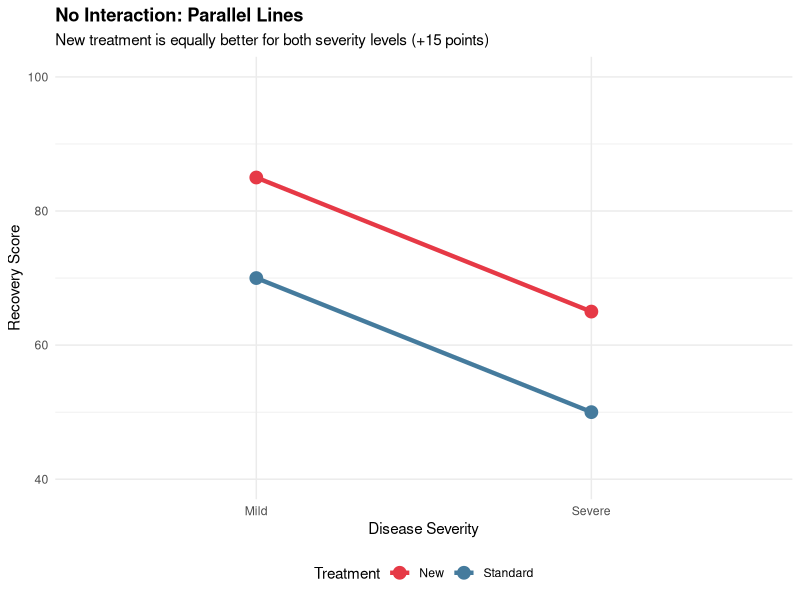
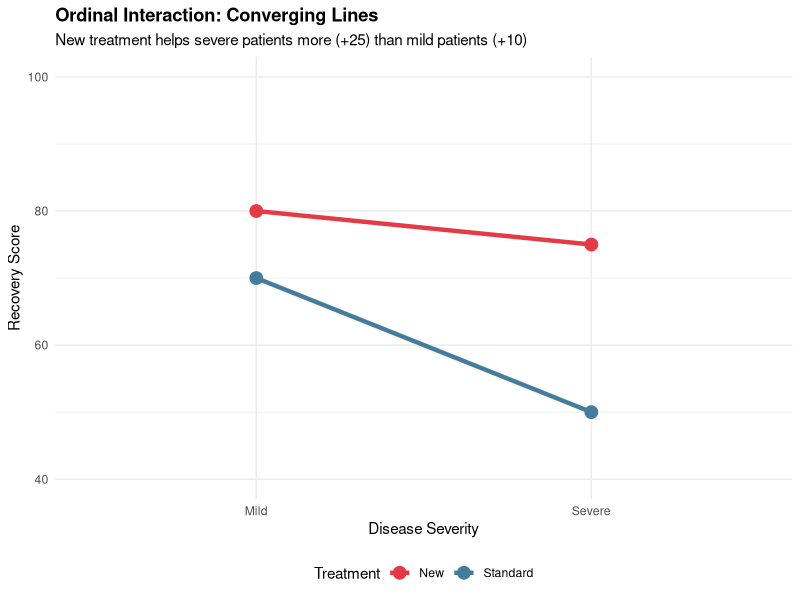
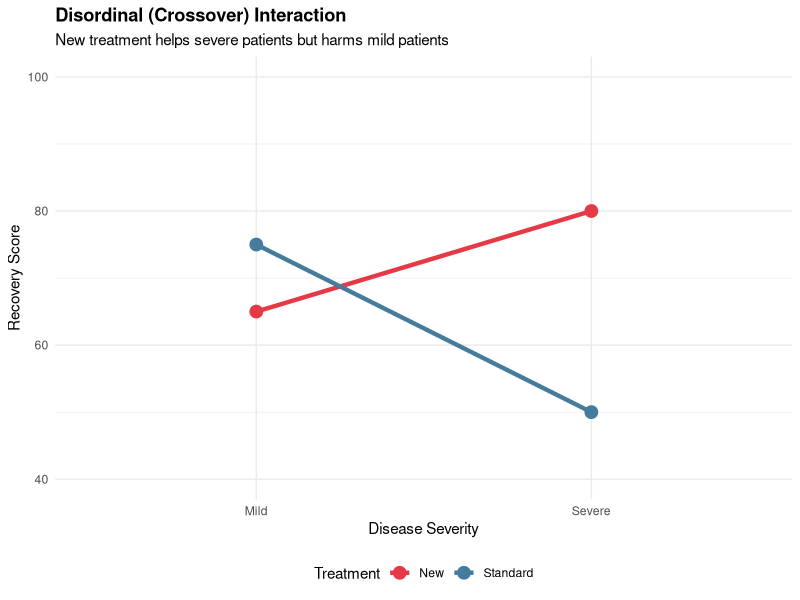
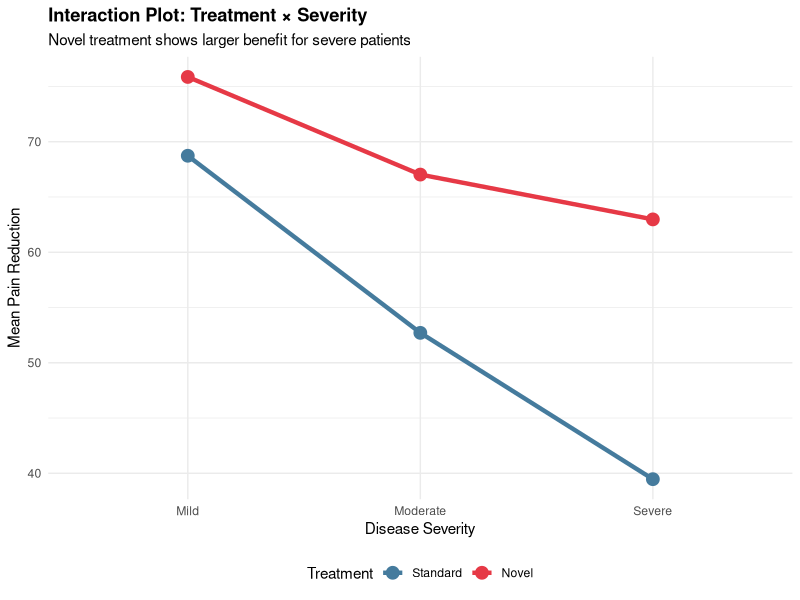
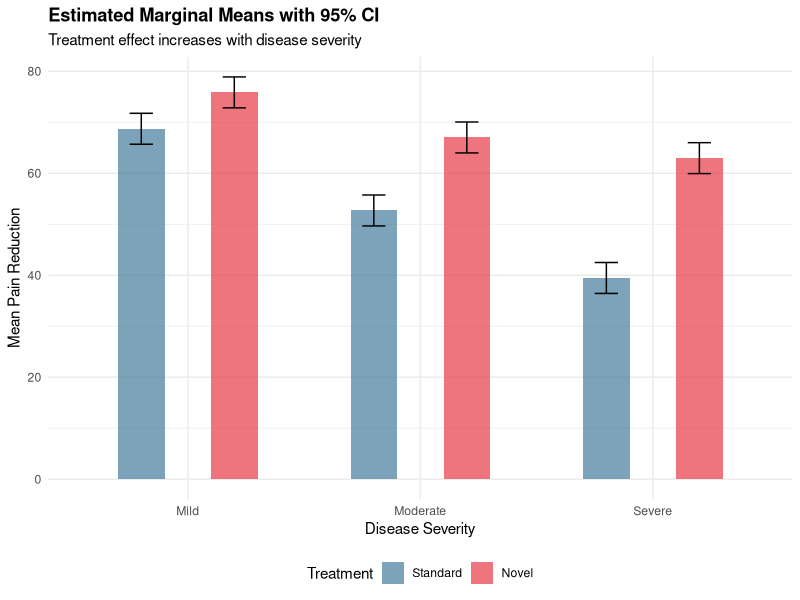
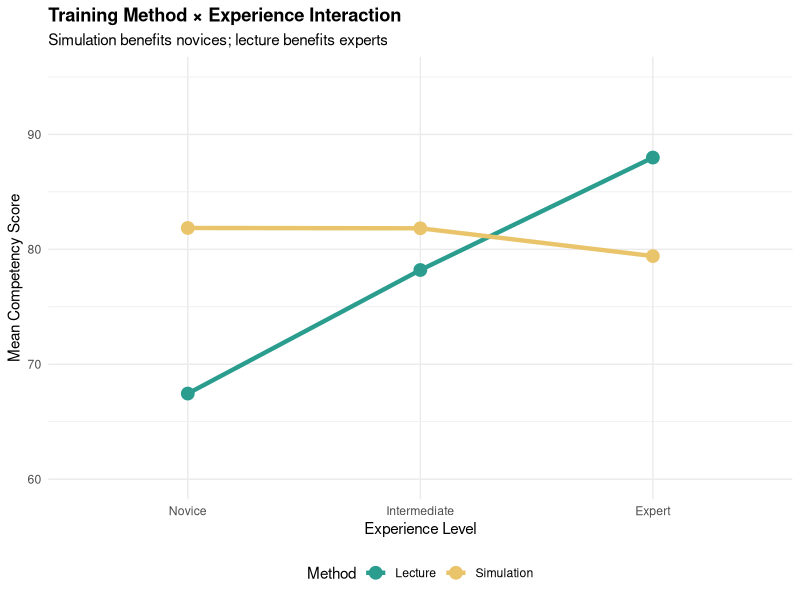
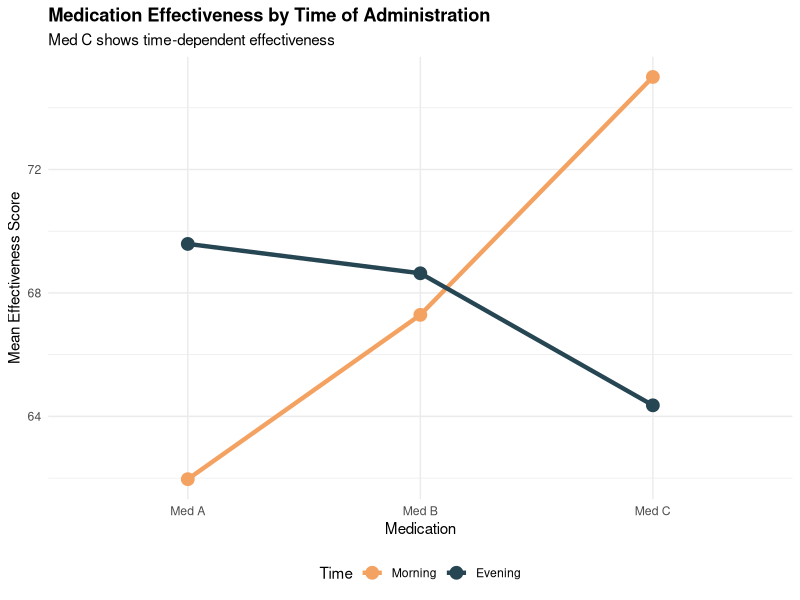

Here is the R script that generated these plots, in order: (Note: this script raises an error after producing the figures.)
## ---- chunk 1
#| label: setup
#| include: false
library(ggplot2)
library(dplyr)
library(tidyr)
library(parameters)
library(emmeans)
library(gridExtra)
set.seed(2026)
## ---- chunk 2
#| label: no-interaction
#| echo: false
#| fig-width: 6
#| fig-height: 4

# Create data for no interaction
no_int <- data.frame(
  Treatment = rep(c("Standard", "New"), each = 2),
  Severity = rep(c("Mild", "Severe"), 2),
  Outcome = c(70, 50, 85, 65)
)

ggplot(no_int, aes(x = Severity, y = Outcome, color = Treatment, group = Treatment)) +
  geom_line(linewidth = 1.5) +
  geom_point(size = 4) +
  scale_color_manual(values = c("#E63946", "#457B9D")) +
  labs(title = "No Interaction: Parallel Lines",
       subtitle = "New treatment is equally better for both severity levels (+15 points)",
       x = "Disease Severity", y = "Recovery Score") +
  coord_cartesian(ylim = c(40, 100)) +
  theme_minimal() +
  theme(plot.title = element_text(face = "bold"),
        legend.position = "bottom")
## ---- chunk 3
#| label: ordinal-interaction
#| echo: false
#| fig-width: 6
#| fig-height: 4

# Create data for ordinal interaction
ord_int <- data.frame(
  Treatment = rep(c("Standard", "New"), each = 2),
  Severity = rep(c("Mild", "Severe"), 2),
  Outcome = c(70, 50, 80, 75)
)

ggplot(ord_int, aes(x = Severity, y = Outcome, color = Treatment, group = Treatment)) +
  geom_line(linewidth = 1.5) +
  geom_point(size = 4) +
  scale_color_manual(values = c("#E63946", "#457B9D")) +
  labs(title = "Ordinal Interaction: Converging Lines",
       subtitle = "New treatment helps severe patients more (+25) than mild patients (+10)",
       x = "Disease Severity", y = "Recovery Score") +
  coord_cartesian(ylim = c(40, 100)) +
  theme_minimal() +
  theme(plot.title = element_text(face = "bold"),
        legend.position = "bottom")
## ---- chunk 4
#| label: crossover-interaction
#| echo: false
#| fig-width: 6
#| fig-height: 4

# Create data for crossover interaction
cross_int <- data.frame(
  Treatment = rep(c("Standard", "New"), each = 2),
  Severity = rep(c("Mild", "Severe"), 2),
  Outcome = c(75, 50, 65, 80)
)

ggplot(cross_int, aes(x = Severity, y = Outcome, color = Treatment, group = Treatment)) +
  geom_line(linewidth = 1.5) +
  geom_point(size = 4) +
  scale_color_manual(values = c("#E63946", "#457B9D")) +
  labs(title = "Disordinal (Crossover) Interaction",
       subtitle = "New treatment helps severe patients but harms mild patients",
       x = "Disease Severity", y = "Recovery Score") +
  coord_cartesian(ylim = c(40, 100)) +
  theme_minimal() +
  theme(plot.title = element_text(face = "bold"),
        legend.position = "bottom")
## ---- chunk 5
#| label: between-example1

# Pain reduction scores for 2 treatments × 3 severity levels
# 15 patients per cell = 90 total
n_per_cell <- 15

# Generate data with interaction effect
# Novel treatment works better for severe patients
set.seed(2026)

pain_data <- expand.grid(
  treatment = c("Standard", "Novel"),
  severity = c("Mild", "Moderate", "Severe"),
  subject = 1:n_per_cell
) %>%
  mutate(
    # Base effect of severity (less reduction for more severe)
    base = case_when(
      severity == "Mild" ~ 70,
      severity == "Moderate" ~ 55,
      severity == "Severe" ~ 40
    ),
    # Treatment effect varies by severity (interaction)
    treatment_effect = case_when(
      treatment == "Standard" ~ 0,
      treatment == "Novel" & severity == "Mild" ~ 5,
      treatment == "Novel" & severity == "Moderate" ~ 12,
      treatment == "Novel" & severity == "Severe" ~ 22
    ),
    # Add random error
    pain_reduction = base + treatment_effect + rnorm(n(), 0, 6)
  ) %>%
  mutate(
    severity = factor(severity, levels = c("Mild", "Moderate", "Severe")),
    treatment = factor(treatment, levels = c("Standard", "Novel"))
  )
## ---- chunk 6
#| echo: false
# Summary statistics
summary_pain <- pain_data %>%
  group_by(treatment, severity) %>%
  summarise(
    n = n(),
    mean = round(mean(pain_reduction), 1),
    sd = round(sd(pain_reduction), 1),
    .groups = "drop"
  ) %>%
  pivot_wider(names_from = severity, values_from = c(mean, sd, n))

pain_summary <- pain_data %>%
  group_by(treatment, severity) %>%
  summarise(mean = round(mean(pain_reduction), 1),
            sd = round(sd(pain_reduction), 1),
            .groups = "drop")

knitr::kable(pain_summary,
             col.names = c("Treatment", "Severity", "Mean", "SD"),
             caption = "Pain Reduction Scores by Treatment and Severity")
## ---- chunk 7
#| label: between-viz1
#| echo: false
#| fig-width: 6
#| fig-height: 4

# Interaction plot
p1 <- pain_data %>%
  group_by(treatment, severity) %>%
  summarise(mean = mean(pain_reduction), .groups = "drop") %>%
  ggplot(aes(x = severity, y = mean, color = treatment, group = treatment)) +
  geom_line(linewidth = 1.5) +
  geom_point(size = 4) +
  scale_color_manual(values = c("#457B9D", "#E63946")) +
  labs(title = "Interaction Plot: Treatment × Severity",
       subtitle = "Novel treatment shows larger benefit for severe patients",
       x = "Disease Severity", y = "Mean Pain Reduction",
       color = "Treatment") +
  theme_minimal() +
  theme(plot.title = element_text(face = "bold"),
        legend.position = "bottom")
p1
## ---- chunk 8
#| label: between-test1

# Two-way ANOVA
anova_pain <- aov(pain_reduction ~ treatment * severity, data = pain_data)
summary(anova_pain)
## ---- chunk 9
#| label: simple-effects1

# Get estimated marginal means
emm <- emmeans(anova_pain, ~ treatment | severity)

# Simple effects: treatment effect at each severity level
pairs(emm, adjust = "tukey")
## ---- chunk 10
#| label: simple-viz1
#| echo: false
#| fig-width: 6
#| fig-height: 4

# Visualize simple effects
emm_df <- as.data.frame(emmeans(anova_pain, ~ treatment * severity))

ggplot(emm_df, aes(x = severity, y = emmean, fill = treatment)) +
  geom_col(position = position_dodge(0.8), alpha = 0.7, width = 0.4) +
  geom_errorbar(aes(ymin = emmean - 1.96 * SE, ymax = emmean + 1.96 * SE),
                position = position_dodge(0.8), width = 0.2) +
  scale_fill_manual(values = c("#457B9D", "#E63946")) +
  labs(title = "Estimated Marginal Means with 95% CI",
       subtitle = "Treatment effect increases with disease severity",
       x = "Disease Severity", y = "Mean Pain Reduction",
       fill = "Treatment") +
  theme_minimal() +
  theme(plot.title = element_text(face = "bold"),
        legend.position = "bottom")
## ---- chunk 11
#| label: between-example2

# Generate data with crossover interaction
n_cell <- 12

training_data <- expand.grid(
  method = c("Lecture", "Simulation"),
  experience = c("Novice", "Intermediate", "Expert"),
  subject = 1:n_cell
) %>%
  mutate(
    # Crossover interaction: simulation helps novices but lecture helps experts
    score = case_when(
      method == "Lecture" & experience == "Novice" ~ 68,
      method == "Lecture" & experience == "Intermediate" ~ 78,
      method == "Lecture" & experience == "Expert" ~ 88,
      method == "Simulation" & experience == "Novice" ~ 82,
      method == "Simulation" & experience == "Intermediate" ~ 80,
      method == "Simulation" & experience == "Expert" ~ 79
    ) + rnorm(n(), 0, 4),
    experience = factor(experience, levels = c("Novice", "Intermediate", "Expert"))
  )
## ---- chunk 12
#| label: between-viz2
#| echo: false
#| fig-width: 8
#| fig-height: 5

# Interaction plot
training_data %>%
  group_by(method, experience) %>%
  summarise(mean = mean(score), .groups = "drop") %>%
  ggplot(aes(x = experience, y = mean, color = method, group = method)) +
  geom_line(linewidth = 1.5) +
  geom_point(size = 4) +
  scale_color_manual(values = c("#2A9D8F", "#E9C46A")) +
  labs(title = "Training Method × Experience Interaction",
       subtitle = "Simulation benefits novices; lecture benefits experts",
       x = "Experience Level", y = "Mean Competency Score",
       color = "Method") +
  coord_cartesian(ylim = c(60, 95)) +
  theme_minimal() +
  theme(plot.title = element_text(face = "bold"),
        legend.position = "bottom")
## ---- chunk 13
#| label: between-test2

# Two-way ANOVA
anova_training <- aov(score ~ method * experience, data = training_data)
summary(anova_training)

# Simple effects
emm_train <- emmeans(anova_training, ~ method | experience)
pairs(emm_train, adjust = "tukey")
## ---- chunk 14
#| label: within-example1

# Same 20 patients, all conditions
set.seed(2026)
n_patients <- 20

# Generate data
within_data <- expand.grid(
  patient_id = 1:n_patients,
  medication = c("Med A", "Med B", "Med C"),
  time = c("Morning", "Evening")
) %>%
  mutate(
    # Patient random effect
    patient_effect = rep(rnorm(n_patients, 0, 5), 6),
    # Fixed effects with interaction
    # Med A (standard): works better in evening (like NSAIDs in research)
    # Med B (extended-release): similar effectiveness both times
    # Med C (fast-acting): works better in morning when body is active
    fixed = case_when(
      medication == "Med A" & time == "Morning" ~ 63,
      medication == "Med A" & time == "Evening" ~ 72,
      medication == "Med B" & time == "Morning" ~ 70,
      medication == "Med B" & time == "Evening" ~ 71,
      medication == "Med C" & time == "Morning" ~ 77,
      medication == "Med C" & time == "Evening" ~ 65
    ),
    effectiveness = fixed + patient_effect + rnorm(n(), 0, 3)
  )
## ---- chunk 15
#| label: within-viz1
#| echo: false
#| fig-width: 6
#| fig-height: 4

within_data %>%
  group_by(medication, time) %>%
  summarise(mean = mean(effectiveness), .groups = "drop") %>%
  ggplot(aes(x = medication, y = mean, color = time, group = time)) +
  geom_line(linewidth = 1.5) +
  geom_point(size = 4) +
  scale_color_manual(values = c("#F4A261", "#264653")) +
  labs(title = "Medication Effectiveness by Time of Administration",
       subtitle = "Med C shows time-dependent effectiveness",
       x = "Medication", y = "Mean Effectiveness Score",
       color = "Time") +
  theme_minimal() +
  theme(plot.title = element_text(face = "bold"),
        legend.position = "bottom")
## ---- chunk 16
#| label: within-test1

# Two-way within-subjects ANOVA
# Error term includes both factors nested within subject
within_anova <- aov(effectiveness ~ medication * time +
                     Error(patient_id/(medication * time)),
                   data = within_data)
summary(within_anova)
## ---- chunk 17
#| label: within-posthoc1

# Post-hoc comparisons
# Simple effects of time at each medication level
emm_within <- emmeans(within_anova, ~ time | medication)
pairs(emm_within, adjust = "tukey")
## ---- chunk 18
#| label: mixed-example1

n_per_group <- 20

mixed_data <- expand.grid(
  nurse_id = 1:(n_per_group * 3),
  time = c("Pre", "Post", "3 Months")
) %>%
  mutate(
    # Assign to groups
    program = rep(rep(c("Traditional", "Simulation", "Blended"),
                      each = n_per_group), 3),
    # Nurse random effect
    nurse_effect = rep(rnorm(n_per_group * 3, 0, 4), 3),
    # Fixed effects
    fixed = case_when(
      # Traditional: modest improvement, significant decay
      program == "Traditional" & time == "Pre" ~ 65,
      program == "Traditional" & time == "Post" ~ 75,
      program == "Traditional" & time == "3 Months" ~ 66,
      # Simulation: good improvement, well maintained
      program == "Simulation" & time == "Pre" ~ 65,
      program == "Simulation" & time == "Post" ~ 84,
      program == "Simulation" & time == "3 Months" ~ 79,
      # Blended: best improvement, well maintained
      program == "Blended" & time == "Pre" ~ 65,
      program == "Blended" & time == "Post" ~ 88,
      program == "Blended" & time == "3 Months" ~ 85
    ),
    score = fixed + nurse_effect + rnorm(n(), 0, 3),
    time = factor(time, levels = c("Pre", "Post", "3 Months"))
  )
## ---- chunk 19
#| echo: false
# Summary
mixed_summary <- mixed_data %>%
  group_by(program, time) %>%
  summarise(mean = round(mean(score), 1), sd = round(sd(score), 1), .groups = "drop")

knitr::kable(mixed_summary,
             col.names = c("Program", "Time", "Mean", "SD"),
             caption = "Competency Scores by Program and Time")
## ---- chunk 20
#| label: mixed-viz1
#| echo: false
#| fig-width: 6
#| fig-height: 4

# Interaction plot
p1 <- mixed_data %>%
  group_by(program, time) %>%
  summarise(mean = mean(score), .groups = "drop") %>%
  ggplot(aes(x = time, y = mean, color = program, group = program)) +
  geom_line(linewidth = 1.5) +
  geom_point(size = 4) +
  scale_color_manual(values = c("#E9C46A", "#2A9D8F", "#E63946")) +
  labs(title = "Competency Trajectories by Training Program",
       x = "Assessment Time", y = "Mean Competency Test Score",
       color = "Program") +
  theme_minimal() +
  theme(plot.title = element_text(face = "bold"),
        legend.position = "bottom",
        axis.text.x = element_text(angle = 45, hjust = 1))
p1
## ---- chunk 21
#| label: mixed-test1

# Mixed design ANOVA
# Error term only includes within-subjects factor
mixed_anova <- aov(score ~ program * time + Error(nurse_id/time),
                   data = mixed_data)
summary(mixed_anova)
## ---- chunk 22
#| label: mixed-simple1

# Compare programs at each time point
emm_mixed <- emmeans(mixed_anova, ~ program | time)
pairs(emm_mixed, adjust = "tukey")
## ---- chunk 23
#| label: mixed-simple2

# Compare time points within each program
emm_time <- emmeans(mixed_anova, ~ time | program)
pairs(emm_time, adjust = "tukey")
## ---- chunk 24
#| label: mixed-example2

n_group <- 25

diabetes_mixed <- expand.grid(
  patient_id = 1:(n_group * 2),
  time = c("Baseline", "3 Months", "6 Months")
) %>%
  mutate(
    group = rep(rep(c("Usual Care", "Intensive Education"), each = n_group), 3),
    patient_effect = rep(rnorm(n_group * 2, 0, 0.5), 3),
    fixed = case_when(
      group == "Usual Care" & time == "Baseline" ~ 8.5,
      group == "Usual Care" & time == "3 Months" ~ 8.3,
      group == "Usual Care" & time == "6 Months" ~ 8.2,
      group == "Intensive Education" & time == "Baseline" ~ 8.5,
      group == "Intensive Education" & time == "3 Months" ~ 8.0,
      group == "Intensive Education" & time == "6 Months" ~ 7.1
    ),
    hba1c = fixed + patient_effect + rnorm(n(), 0, 0.3),
    time = factor(time, levels = c("Baseline", "3 Months", "6 Months"))
  )
## ---- chunk 25
#| label: mixed-viz2
#| echo: false
#| fig-width: 8
#| fig-height: 5

diabetes_mixed %>%
  group_by(group, time) %>%
  summarise(mean = mean(hba1c), se = sd(hba1c)/sqrt(n()), .groups = "drop") %>%
  ggplot(aes(x = time, y = mean, color = group, group = group)) +
  geom_line(linewidth = 1.5) +
  geom_point(size = 4) +
  geom_errorbar(aes(ymin = mean - se, ymax = mean + se), width = 0.1) +
  scale_color_manual(values = c("#E63946", "#457B9D")) +
  geom_hline(yintercept = 7.0, linetype = "dashed", color = "green4") +
  annotate("text", x = 2.5, y = 7.1, label = "Target HbA1c", color = "green4") +
  labs(title = "HbA1c Trajectories by Education Program",
       x = "Time Point", y = "Mean HbA1c (%)",
       color = "Group") +
  theme_minimal() +
  theme(plot.title = element_text(face = "bold"),
        legend.position = "bottom")
## ---- chunk 26
#| label: mixed-test2

# Mixed ANOVA
diabetes_anova <- aov(hba1c ~ group * time + Error(patient_id/time),
                      data = diabetes_mixed)
summary(diabetes_anova)

# Simple effects
emmeans(diabetes_anova, ~ group | time) %>% pairs(adjust = "tukey")
